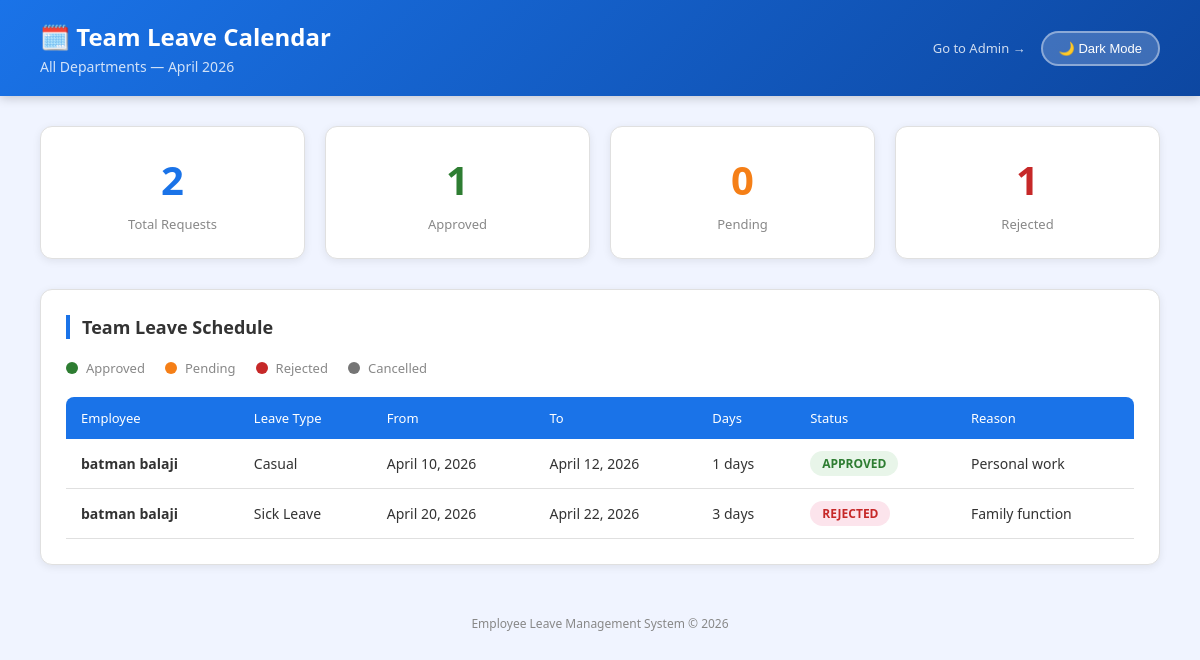
Before: /calendar/ (signed in) with the older database file.
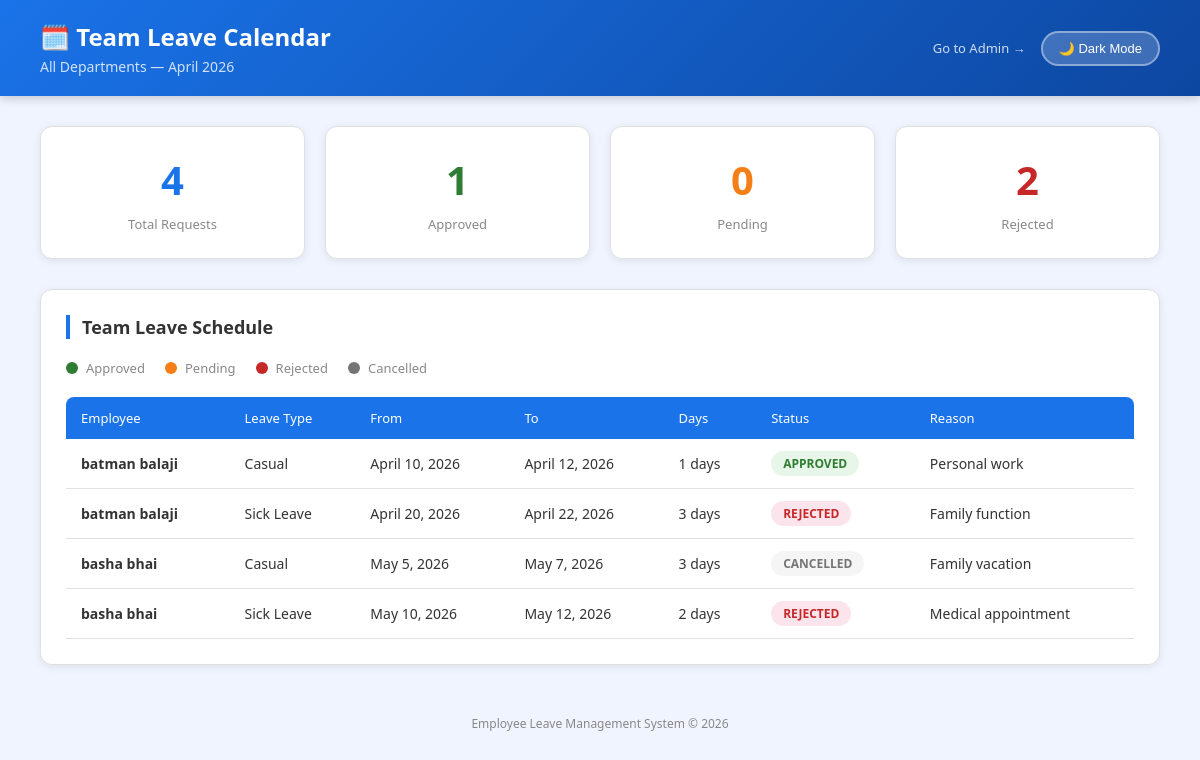
After: the same page with the newer database file.
### leaves/models.py (models this page shows, shortened)
class LeaveRequest(models.Model):
    STATUS_CHOICES = [
        ('PENDING', 'Pending'),
        ('APPROVED', 'Approved'),
        ('REJECTED', 'Rejected'),
        ('CANCELLED', 'Cancelled'),
    ]
    employee = models.ForeignKey(
        Employee,
        on_delete=models.CASCADE,
        related_name='leave_requests'
    )
    leave_type = models.ForeignKey(LeaveType, on_delete=models.CASCADE)
    start_date = models.DateField()
    end_date = models.DateField()
    num_days = models.PositiveIntegerField(default=0)
    reason = models.TextField()
    status = models.CharField(
        max_length=20,
        choices=STATUS_CHOICES,
        default='PENDING'
    )
    applied_at = models.DateTimeField(auto_now_add=True)
    reviewed_by = models.ForeignKey(
        Employee,
        on_delete=models.SET_NULL,
        null=True,
        blank=True,
        related_name='reviewed_requests'
    )
    reviewed_at = models.DateTimeField(null=True, blank=True)
    rejection_reason = models.TextField(blank=True, null=True)

class Employee(models.Model):
    user = models.OneToOneField(User, on_delete=models.CASCADE)
    department = models.ForeignKey(
        Department,
        on_delete=models.SET_NULL,
        null=True,
        blank=True
    )
    designation = models.CharField(max_length=100)
    date_of_joining = models.DateField()
    is_manager = models.BooleanField(default=False)

class LeaveType(models.Model):
    name = models.CharField(max_length=50)  # Casual, Sick, Earned, Unpaid
    max_days_per_year = models.PositiveIntegerField()
    is_paid = models.BooleanField(default=True)
    carry_forward = models.BooleanField(default=False)

### leaves/views.py (the view)
# urls.py: path('calendar/', calendar_view, name='calendar'),
@login_required
def calendar_view(request):
    current_year = datetime.now().year
    current_month = datetime.now().strftime('%B')
    leave_requests = LeaveRequest.objects.filter(
        start_date__year=current_year
    ).order_by('start_date')
    context = {
        'leave_requests': leave_requests,
        'current_year': current_year,
        'current_month': current_month,
        'department': 'All Departments',
        'total_leaves': leave_requests.count(),
        'approved_count': leave_requests.filter(status='APPROVED').count(),
        'pending_count': leave_requests.filter(status='PENDING').count(),
        'rejected_count': leave_requests.filter(status='REJECTED').count(),
    }
    return render(request, 'leaves/calendar.html', context)

### leaves/templates/leaves/calendar.html (shortened to what this page needs)
<!DOCTYPE html>
<html lang="en" data-theme="light">
<head>
</head>
<body>
<div class="header">
    <div>
        <h1>🗓️ Team Leave Calendar</h1>
        <p>{{ department }} — {{ current_month }} {{ current_year }}</p>
    </div>
    <div class="header-right">
        <a href="/admin" class="admin-link">Go to Admin →</a>
        <button class="toggle-btn" onclick="toggleTheme()" id="themeBtn">
        </button>
    </div>
</div>
<div class="container">
    <div class="stats">
        <div class="stat-card">
            <div class="number">{{ total_leaves }}</div>
            <div class="label">Total Requests</div>
        </div>
        <div class="stat-card approved">
            <div class="number">{{ approved_count }}</div>
            <div class="label">Approved</div>
        </div>
        <div class="stat-card pending">
            <div class="number">{{ pending_count }}</div>
            <div class="label">Pending</div>
        </div>
        <div class="stat-card rejected">
            <div class="number">{{ rejected_count }}</div>
            <div class="label">Rejected</div>
        </div>
    </div>
    <div class="calendar-section">
        <div class="section-title">Team Leave Schedule</div>
        <div class="legend">
            <div class="legend-item">
                <div class="legend-dot dot-approved"></div> Approved
            </div>
            <div class="legend-item">
                <div class="legend-dot dot-pending"></div> Pending
            </div>
            <div class="legend-item">
                <div class="legend-dot dot-rejected"></div> Rejected
            </div>
            <div class="legend-item">
                <div class="legend-dot dot-cancelled"></div> Cancelled
            </div>
        </div>
        {% if leave_requests %}
        <table>
            <thead>
                <tr>
                    <th>Employee</th>
                    <th>Leave Type</th>
                    <th>From</th>
                    <th>To</th>
                    <th>Days</th>
                    <th>Status</th>
                    <th>Reason</th>
                </tr>
            </thead>
            <tbody>
                {% for leave in leave_requests %}
                <tr>
                    <td><strong>{{ leave.employee.user.get_full_name }}</strong></td>
                    <td>{{ leave.leave_type.name }}</td>
                    <td>{{ leave.start_date }}</td>
                    <td>{{ leave.end_date }}</td>
                    <td>{{ leave.num_days }} days</td>
                    <td>
                        <span class="badge badge-{{ leave.status|lower }}">
                            {{ leave.status }}
                        </span>
                    </td>
                    <td>{{ leave.reason }}</td>
                </tr>
                {% endfor %}
            </tbody>
        </table>
        {% else %}
        <div class="no-data">
            📭 No leave requests found for this period.
        </div>
        {% endif %}
    </div>
</div>
<div class="footer">
    Employee Leave Management System © {{ current_year }}
</div>
</body>
</html>

### leaves/templates/leaves/calendar.html (style rules this page uses)
[data-theme="light"] { --bg: #f0f4ff; --card-bg: #ffffff; --header-bg: linear-gradient(135deg, #1a73e8, #0d47a1); --text: #333333; --text-muted: #888888; --table-header: #1a73e8; --table-hover: #f0f4ff; --border: #e0e0e0; --stat-number: #1a73e8; --shadow: 0 2px 8px rgba(0,0,0,0.08); --toggle-bg: #1a73e8; --toggle-text: white; }
* { margin: 0; padding: 0; box-sizing: border-box; transition: background 0.3s, color 0.3s; }
body { font-family: 'Segoe UI', Tahoma, Geneva, Verdana, sans-serif; background: var(--bg); color: var(--text); }
.header { background: var(--header-bg); color: white; padding: 20px 40px; display: flex; justify-content: space-between; align-items: center; box-shadow: 0 2px 10px rgba(0,0,0,0.2); }
.header h1 { font-size: 24px; }
.header p { font-size: 14px; opacity: 0.8; margin-top: 4px; }
.header-right { display: flex; align-items: center; gap: 15px; }
.admin-link { color: white; font-size: 13px; text-decoration: none; opacity: 0.8; }
.toggle-btn { background: rgba(255,255,255,0.2); border: 2px solid rgba(255,255,255,0.4); color: white; padding: 8px 16px; border-radius: 25px; cursor: pointer; font-size: 13px; display: flex; align-items: center; gap: 8px; transition: all 0.3s; }
.container { padding: 30px 40px; }
.stats { display: grid; grid-template-columns: repeat(4, 1fr); gap: 20px; margin-bottom: 30px; }
.stat-card { background: var(--card-bg); border-radius: 12px; padding: 25px 20px; text-align: center; box-shadow: var(--shadow); border: 1px solid var(--border); }
.stat-card .number { font-size: 40px; font-weight: bold; color: var(--stat-number); }
.stat-card .label { font-size: 13px; color: var(--text-muted); margin-top: 8px; }
.stat-card.approved .number { color: #2e7d32; }
.stat-card.pending .number { color: #f57f17; }
.stat-card.rejected .number { color: #c62828; }
.calendar-section { background: var(--card-bg); border-radius: 12px; padding: 25px; box-shadow: var(--shadow); border: 1px solid var(--border); }
.section-title { font-size: 18px; font-weight: 600; margin-bottom: 20px; color: var(--text); border-left: 4px solid #1a73e8; padding-left: 12px; }
.legend { display: flex; gap: 20px; margin-bottom: 20px; flex-wrap: wrap; }
.legend-item { display: flex; align-items: center; gap: 8px; font-size: 13px; color: var(--text-muted); }
.legend-dot { width: 12px; height: 12px; border-radius: 50%; }
.dot-approved { background: #2e7d32; }
.dot-pending { background: #f57f17; }
.dot-rejected { background: #c62828; }
.dot-cancelled { background: #757575; }
table { width: 100%; border-collapse: collapse; }
th { background: var(--table-header); color: white; padding: 12px 15px; text-align: left; font-size: 13px; font-weight: 500; }
th:first-child { border-radius: 8px 0 0 0; }
th:last-child { border-radius: 0 8px 0 0; }
td { padding: 12px 15px; border-bottom: 1px solid var(--border); font-size: 14px; color: var(--text); }
.badge { display: inline-block; padding: 4px 12px; border-radius: 20px; font-size: 12px; font-weight: 600; }
.badge-approved { background: #e8f5e9; color: #2e7d32; }
.badge-rejected { background: #fce4ec; color: #c62828; }
.badge-cancelled { background: #f5f5f5; color: #757575; }
.footer { text-align: center; padding: 20px; color: var(--text-muted); font-size: 12px; }

Changed rows visible on the page:
added LeaveRequest: employee.user.get_full_name "basha bhai", leave_type.name "Casual", start_date "May 5, 2026", end_date "May 7, 2026", num_days "3", status "CANCELLED", reason "Family vacation"
added LeaveRequest: employee.user.get_full_name "basha bhai", leave_type.name "Sick Leave", start_date "May 10, 2026", end_date "May 12, 2026", num_days "2", status "REJECTED", reason "Medical appointment"
Other visible differences:
{{ total_leaves }}: "2" → "4"
{{ rejected_count }}: "1" → "2"
